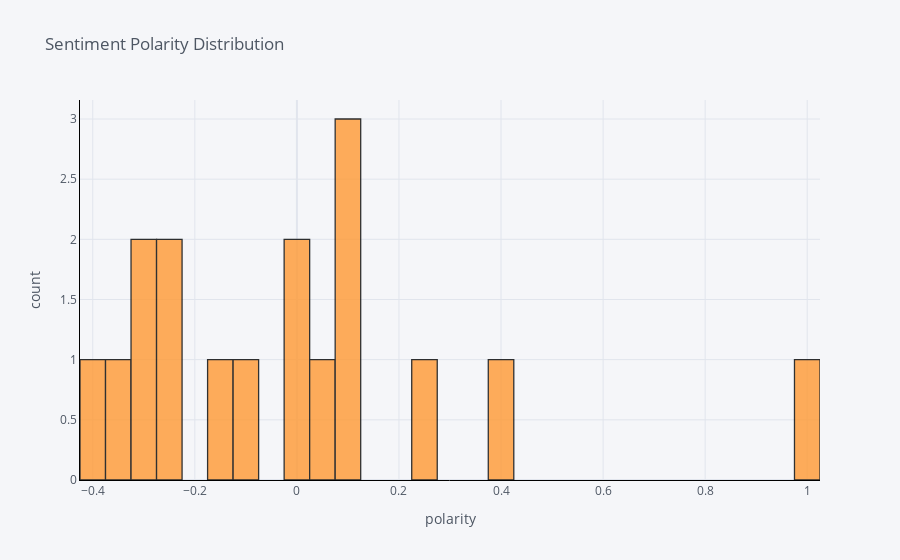

The code cell stored with this chart in its notebook:
### Code cell
#iplot of count of polarities

import cufflinks as cf
from plotly.offline import download_plotlyjs, init_notebook_mode, plot, iplot
init_notebook_mode(connected=True)

init_notebook_mode(connected=True)
cf.go_offline()


JLframe['Polarity'].iplot(
    kind='hist',
    bins=50,
    xTitle='polarity',
    linecolor='black',
    yTitle='count',
    title='Sentiment Polarity Distribution')

### Figure 1 — Plotly figure (JSON) as saved in the notebook; plotly's stock layout.template omitted (floating-point values rounded to 4 significant figures)
{"data": [{"histfunc": "count", "histnorm": "", "marker": {"color": "rgba(255, 153, 51, 1.0)", "line": {"color": "#000000", "width": 1.3}}, "name": "Polarity", "nbinsx": 50, "opacity": 0.8, "orientation": "v", "type": "histogram", "x": [1, 0.4, -0.3778, -0.102, -0.2312, -0.01587, 0.1049, -0.1712, 0.1136, -0.2879, -0.2833, -0.2519, 0.04167, -0.375, 0.07833, -0.02374, 0.2256]}], "layout": {"barmode": "overlay", "legend": {"bgcolor": "#F5F6F9", "font": {"color": "#4D5663"}}, "paper_bgcolor": "#F5F6F9", "plot_bgcolor": "#F5F6F9", "title": {"font": {"color": "#4D5663"}, "text": "Sentiment Polarity Distribution"}, "xaxis": {"gridcolor": "#E1E5ED", "linecolor": "black", "showgrid": true, "tickfont": {"color": "#4D5663"}, "title": {"font": {"color": "#4D5663"}, "text": "polarity"}, "zerolinecolor": "#E1E5ED"}, "yaxis": {"gridcolor": "#E1E5ED", "linecolor": "black", "showgrid": true, "tickfont": {"color": "#4D5663"}, "title": {"font": {"color": "#4D5663"}, "text": "count"}, "zerolinecolor": "#E1E5ED"}}}
